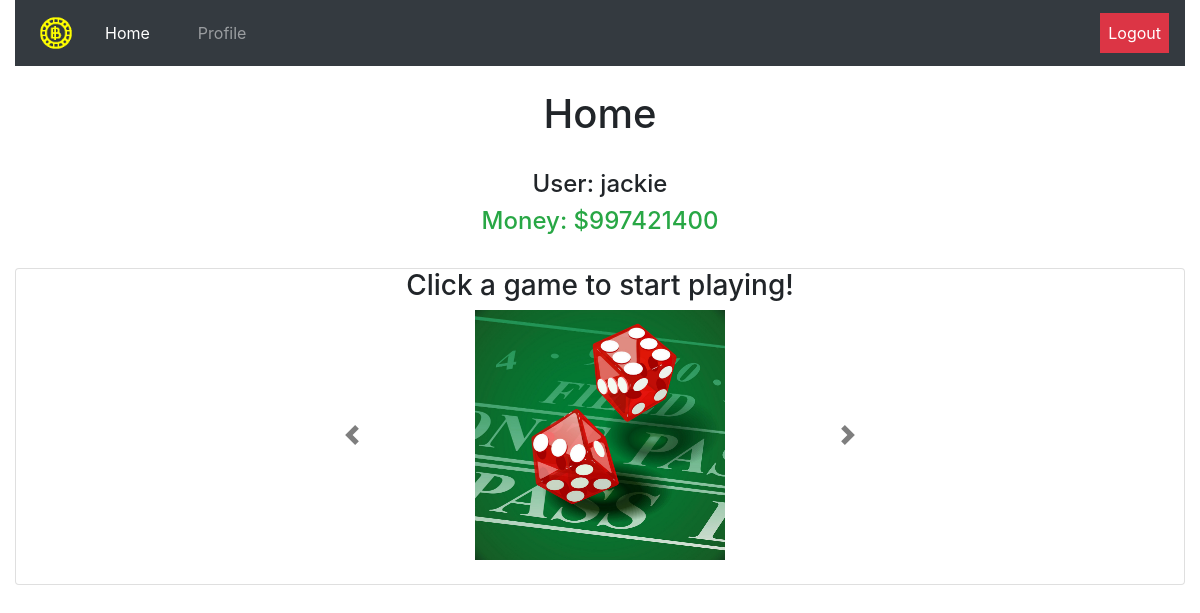
Page /home (signed in) on the earlier database version.
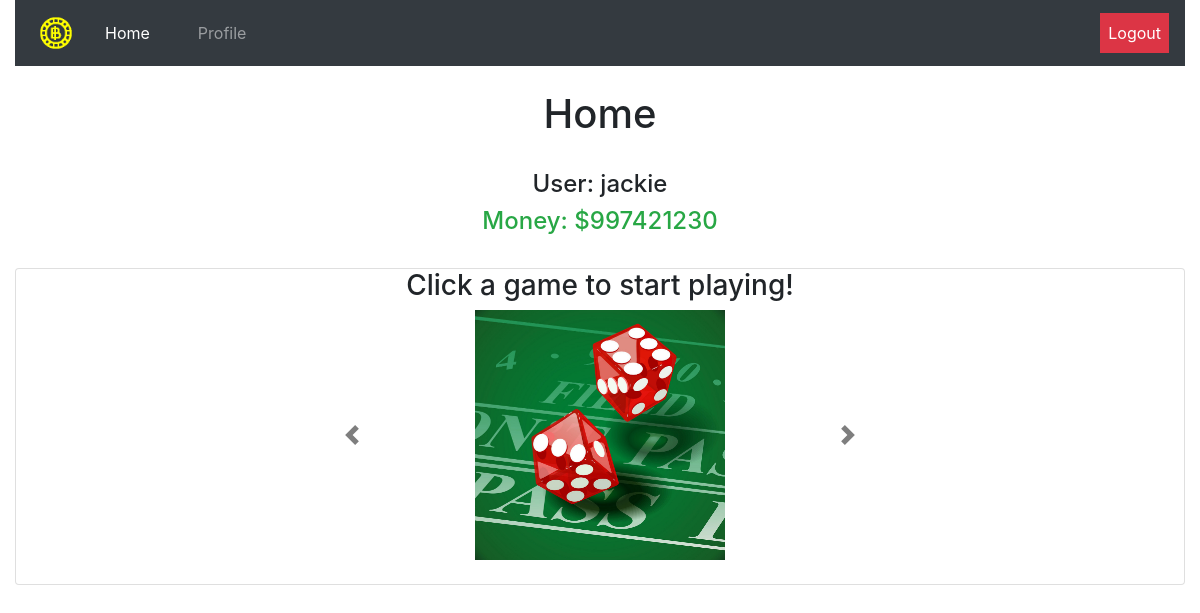
Same page on the later database version.
### tables this page shows
CREATE TABLE user_tbl (username TEXT, password TEXT, pfp TEXT, money INT, time INT, boosts TEXT);

### app.py (the view)
@app.route("/home")
@login_required
def home():
    user = session['username']
    money = db_manager.getMoney(user)
    '''def home(): homepage checks if user is in session and gets info on user'''
    return render_template("home.html", user=user, home="active", money=money)

### app.py (called while the page is built)
def login_required(f):
    @wraps(f)
    def dec(*args, **kwargs):
        if 'username' in session:
            for arg in args:
                print(arg)
            return f(*args, **kwargs)
        flash('You must be logged in to view this page!', 'alert-danger')
        return redirect('/')
    return dec

### utl/db_builder.py (called while the page is built)
def execmany(cmd, inputs):
    db = sqlite3.connect(DB_FILE)
    c = db.cursor()
    output = c.execute(cmd, inputs)
    db.commit()
    return output

### utl/db_manager.py (called while the page is built)
def getMoney(username):
    q = "SELECT money from user_tbl WHERE username=?"
    inputs = (username, )
    data = execmany(q, inputs).fetchone()[0]
    return data

### templates/home.html (shortened to what this page needs)
{% extends "_base.html" %}
{% block body %}
<h1>Home</h1>
<br>
<h4>User: {{user}}</h4>
<h4 class="text-success">Money: ${{money}}</h4><br>
<div class="card" style="margin-left: auto;
  margin-right: auto;">
  <h3>Click a game to start playing!</h3>
  <div id="carouselExampleIndicators" class="carousel slide w-50" data-ride="carousel" style="width:250px; align-items:center; margin-left: auto; margin-right: auto;">
    <div class="carousel-inner"  style="width:250px; align-items:center; margin-left: auto; margin-right: auto;">
			<div class="carousel-item active">
				<a href="/dice"><img class="d-block" style="margin: auto; width:250px; height:250px" src="../static/dice.jpg"></a>
			</div>
    </div>
      <a class="carousel-control-prev" href="#carouselExampleIndicators" role="button" data-slide="prev">
        <span class="carousel-control-prev-icon" aria-hidden="true" style="filter: invert(100%);"></span>
      </a>
      <a class="carousel-control-next" href="#carouselExampleIndicators" role="button" data-slide="next">
        <span class="carousel-control-next-icon" aria-hidden="true" style="filter: invert(100%);"></span>
      </a>
  </div>
  <br>
</div>
{% endblock %}

### templates/_base.html (shortened to what this page needs)
<!DOCTYPE html>
<html>
	<head>
		<link rel="stylesheet" href="https://maxcdn.bootstrapcdn.com/bootstrap/4.3.1/css/bootstrap.min.css">
	</head>
	<body>
		<div class="container-fluid">
			<center>
				{% block header %}
				<nav class="navbar navbar-expand-lg navbar-dark bg-dark">
						<a class="navbar-nav" href="/home">
							<img src="/static/logo.png" width="50" height="50"/>
						</a>
				    <div class="collapse navbar-collapse" id="navbarSupportedContent">
				        <ul class="navbar-nav">
				            <li class="nav-item {{ home }} px-3">
				                <a class="nav-link" href="/home"> Home </a>
				            </li>
				        </ul>
								<ul class="navbar-nav">
				            <li class="nav-item {{ profile }} px-3">
				                <a class="nav-link" href="/profile"> Profile </a>
				            </li>
				        </ul>
				        <ul class="navbar-nav ml-auto">
										<li class="nav-item navbar-right">
				                <a class="nav-link text-white bg-danger" href="/logout"> Logout </a>
				            </li>
				        </ul>
				    </div>
				</nav>
				{% endblock %}
				<br>
				{% set msgs = get_flashed_messages(with_categories=true) %}
				{% block body %}
				{% endblock %}
			</center>
		</div>
	</body>
</html>

Differences in the rows shown:
changed user_tbl "jackie": money "997421400" → "997421230"
